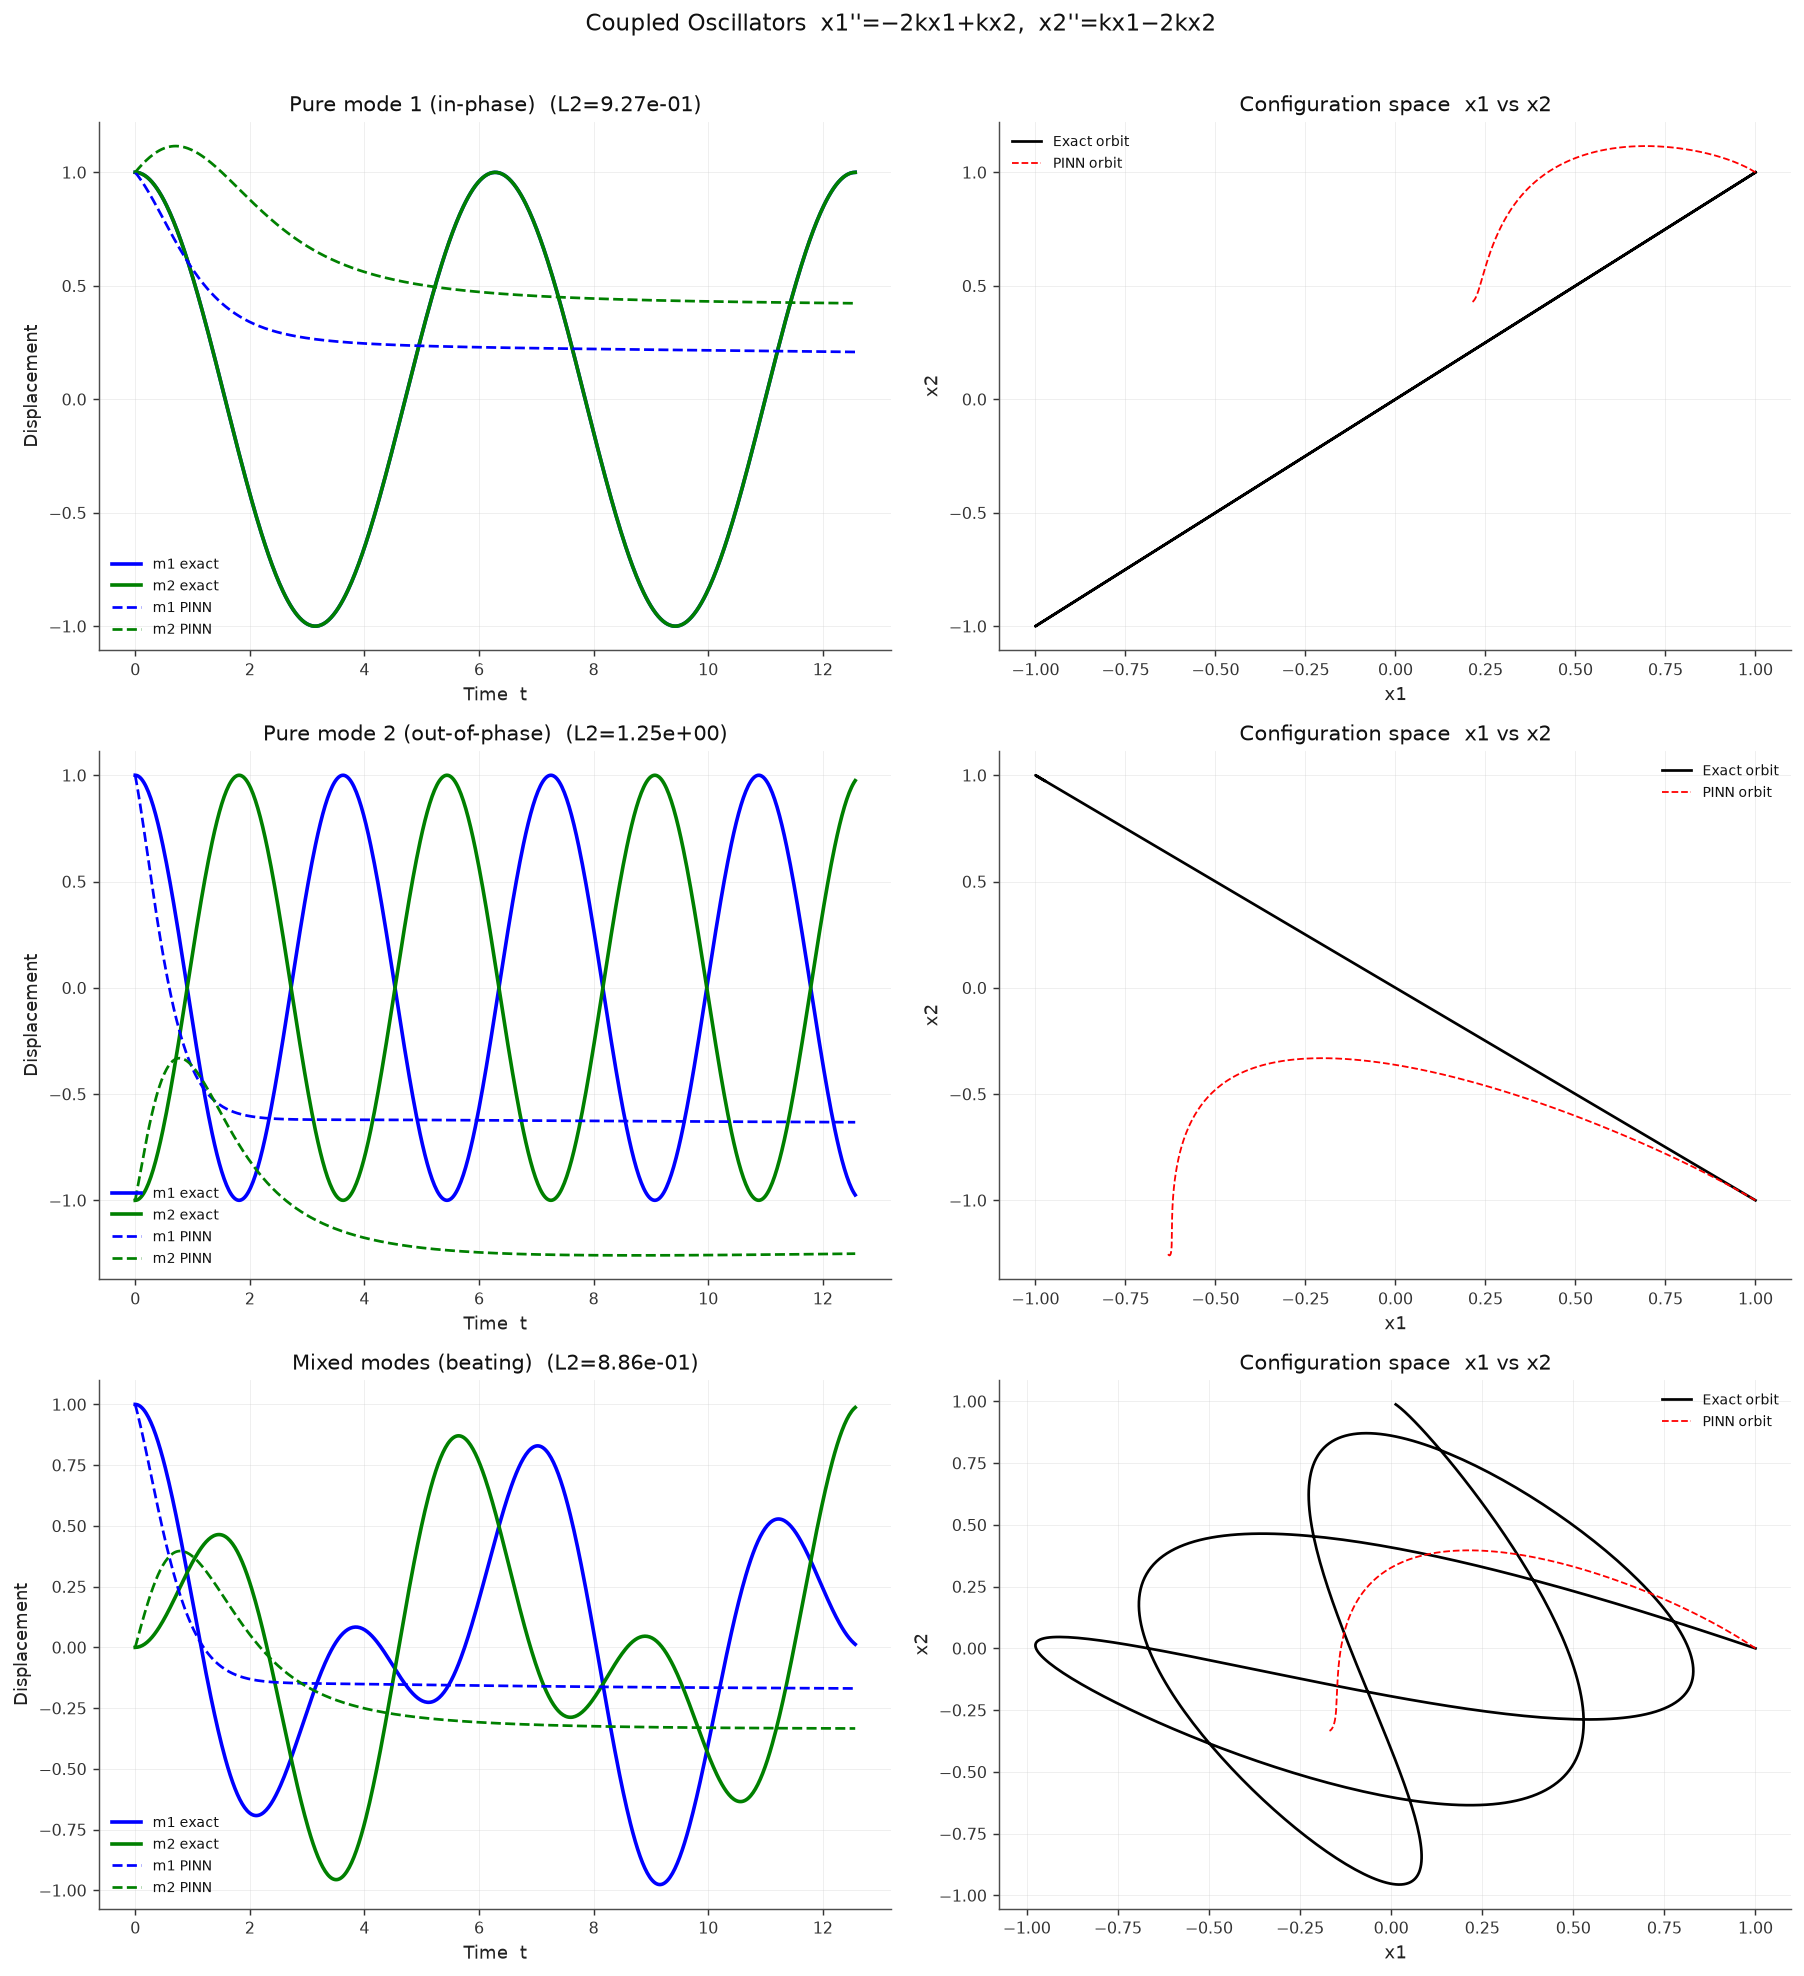

Write Python code to recreate this figure.
"""10_coupled_oscillators.py — Coupled Spring-Mass System.

Physics problem
---------------
Two masses connected by three springs (wall–m1–m2–wall):

    m1 x1'' = −k1 x1 + k2 (x2 − x1)
    m2 x2'' = −k2 (x2 − x1) − k3 x2

For m1=m2=1 and k1=k2=k3=k:
    x1'' = −2k x1 + k x2
    x2'' =  k x1 − 2k x2

This linear system has two normal modes:
  - Mode 1 (in-phase):      ω1 = √k        masses move together
  - Mode 2 (out-of-phase):  ω2 = √(3k)     masses move in opposite directions

Three experiments
-----------------
  1. Pure mode 1:  x1(0)=1, x2(0)=1,  x1'=x2'=0  → in-phase oscillation
  2. Pure mode 2:  x1(0)=1, x2(0)=-1, x1'=x2'=0  → out-of-phase oscillation
  3. Mixed modes:  x1(0)=1, x2(0)=0,  x1'=x2'=0  → beat phenomenon

What this example shows
-----------------------
- Coupled multi-DOF system solved with a two-output PINN
- Normal mode decomposition visible in the predicted trajectories
- Beating: energy exchange between two coupled oscillators

Tier 1 — Explorer.
"""

import math
import torch
import torch.nn as nn
import numpy as np
import matplotlib
matplotlib.use("Agg")
import matplotlib.pyplot as plt
from pinneapple_tools.visualization.style import use_theme

use_theme("report")   # one theme for every figure of the library (#918)

K     = 1.0
M     = 1.0
T_END = 4 * math.pi   # two slow periods
N_COL = 400
N_EPOCHS = 10_000

# Normal mode frequencies
OMEGA1 = math.sqrt(K)          # in-phase
OMEGA2 = math.sqrt(3 * K)      # out-of-phase

EXPERIMENTS = [
    {"x1_0": 1.0, "x2_0":  1.0, "dx1_0": 0.0, "dx2_0": 0.0,
     "label": "Pure mode 1 (in-phase)"},
    {"x1_0": 1.0, "x2_0": -1.0, "dx1_0": 0.0, "dx2_0": 0.0,
     "label": "Pure mode 2 (out-of-phase)"},
    {"x1_0": 1.0, "x2_0":  0.0, "dx1_0": 0.0, "dx2_0": 0.0,
     "label": "Mixed modes (beating)"},
]


def exact(t, x1_0, x2_0, dx1_0, dx2_0):
    """
    Decompose ICs into normal mode amplitudes.
    q1 = (x1+x2)/2  →  q1'' + ω1² q1 = 0
    q2 = (x1-x2)/2  →  q2'' + ω2² q2 = 0
    """
    q1_0 = (x1_0 + x2_0) / 2
    q2_0 = (x1_0 - x2_0) / 2
    dq1_0 = (dx1_0 + dx2_0) / 2
    dq2_0 = (dx1_0 - dx2_0) / 2

    q1 = q1_0 * np.cos(OMEGA1 * t) + (dq1_0 / OMEGA1) * np.sin(OMEGA1 * t)
    q2 = q2_0 * np.cos(OMEGA2 * t) + (dq2_0 / OMEGA2) * np.sin(OMEGA2 * t)

    x1 = q1 + q2
    x2 = q1 - q2
    return x1, x2


def build_net():
    return nn.Sequential(
        nn.Linear(1, 64), nn.Tanh(),
        nn.Linear(64, 64), nn.Tanh(),
        nn.Linear(64, 64), nn.Tanh(),
        nn.Linear(64, 2),   # outputs: [x1, x2]
    )


def train(cfg):
    torch.manual_seed(5)
    net = build_net()
    opt = torch.optim.Adam(net.parameters(), lr=1e-3)
    sch = torch.optim.lr_scheduler.CosineAnnealingLR(opt, T_max=N_EPOCHS)

    x1_0, x2_0 = cfg["x1_0"], cfg["x2_0"]
    dx1_0, dx2_0 = cfg["dx1_0"], cfg["dx2_0"]
    ic = torch.tensor([[x1_0, x2_0]], dtype=torch.float32)

    t_col = torch.linspace(0, T_END, N_COL).unsqueeze(1)
    t0    = torch.zeros(1, 1)

    for _ in range(N_EPOCHS):
        opt.zero_grad()

        tc  = t_col.clone().requires_grad_(True)
        z   = net(tc)                                         # (N, 2)
        x1, x2 = z[:, 0:1], z[:, 1:2]
        zd  = torch.autograd.grad(z.sum(), tc, create_graph=True)[0]
        x1d, x2d = zd[:, 0:1], zd[:, 1:2]
        zdd = torch.autograd.grad(zd.sum(), tc, create_graph=True)[0]
        x1dd, x2dd = zdd[:, 0:1], zdd[:, 1:2]

        # EOM  (m=1, k1=k2=k3=K)
        res1 = x1dd + 2*K*x1 - K*x2
        res2 = x2dd - K*x1  + 2*K*x2
        loss_pde = res1.pow(2).mean() + res2.pow(2).mean()

        # ICs: position
        z0  = net(t0)
        loss_ic_pos = (z0 - ic).pow(2).mean()

        # ICs: velocity
        t0g = t0.clone().requires_grad_(True)
        z0g = net(t0g)
        dz0 = torch.autograd.grad(z0g.sum(), t0g, create_graph=True)[0]
        vel_ic = torch.tensor([[dx1_0, dx2_0]], dtype=torch.float32)
        loss_ic_vel = (dz0 - vel_ic).pow(2).mean()

        (loss_pde + 200 * (loss_ic_pos + loss_ic_vel)).backward()
        opt.step()
        sch.step()

    t_eval = np.linspace(0, T_END, 600, dtype=np.float32)
    with torch.no_grad():
        z_pred = net(torch.tensor(t_eval[:, None])).numpy()
    return t_eval, z_pred[:, 0], z_pred[:, 1]


def main():
    print("Coupled Spring-Mass Oscillators — three mode experiments\n")
    fig, axes = plt.subplots(len(EXPERIMENTS), 2,
                             figsize=(14, 5 * len(EXPERIMENTS)))

    for row, cfg in zip(axes, EXPERIMENTS):
        print(f"Training: {cfg['label']} ...")
        t_p, x1_p, x2_p = train(cfg)
        x1_ex, x2_ex    = exact(t_p, cfg["x1_0"], cfg["x2_0"],
                                  cfg["dx1_0"], cfg["dx2_0"])

        l2 = float(np.sqrt(((x1_p - x1_ex)**2 + (x2_p - x2_ex)**2).mean()) /
                   (np.abs(x1_ex).mean() + np.abs(x2_ex).mean() + 1e-8))
        print(f"  → relative L2: {l2:.4e}")

        # Time series
        row[0].plot(t_p, x1_ex, "b-",  lw=2,   label="m1 exact")
        row[0].plot(t_p, x2_ex, "g-",  lw=2,   label="m2 exact")
        row[0].plot(t_p, x1_p,  "b--", lw=1.5, label="m1 PINN")
        row[0].plot(t_p, x2_p,  "g--", lw=1.5, label="m2 PINN")
        row[0].set_title(f"{cfg['label']}  (L2={l2:.2e})")
        row[0].set_xlabel("Time  t")
        row[0].set_ylabel("Displacement")
        row[0].legend(fontsize=8)
        row[0].grid(True, alpha=0.3)

        # Configuration space  (x1 vs x2)
        row[1].plot(x1_ex, x2_ex, "k-",  lw=1.5, label="Exact orbit")
        row[1].plot(x1_p,  x2_p,  "r--", lw=1,   label="PINN orbit")
        row[1].set_title("Configuration space  x1 vs x2")
        row[1].set_xlabel("x1"); row[1].set_ylabel("x2")
        row[1].legend(fontsize=8)
        row[1].grid(True, alpha=0.3)

    plt.suptitle("Coupled Oscillators  x1''=−2kx1+kx2,  x2''=kx1−2kx2",
                 fontsize=13, y=1.01)
    plt.tight_layout()
    plt.savefig("10_coupled_oscillators.png", dpi=130)
    print("\nSaved 10_coupled_oscillators.png")


if __name__ == "__main__":
    main()
